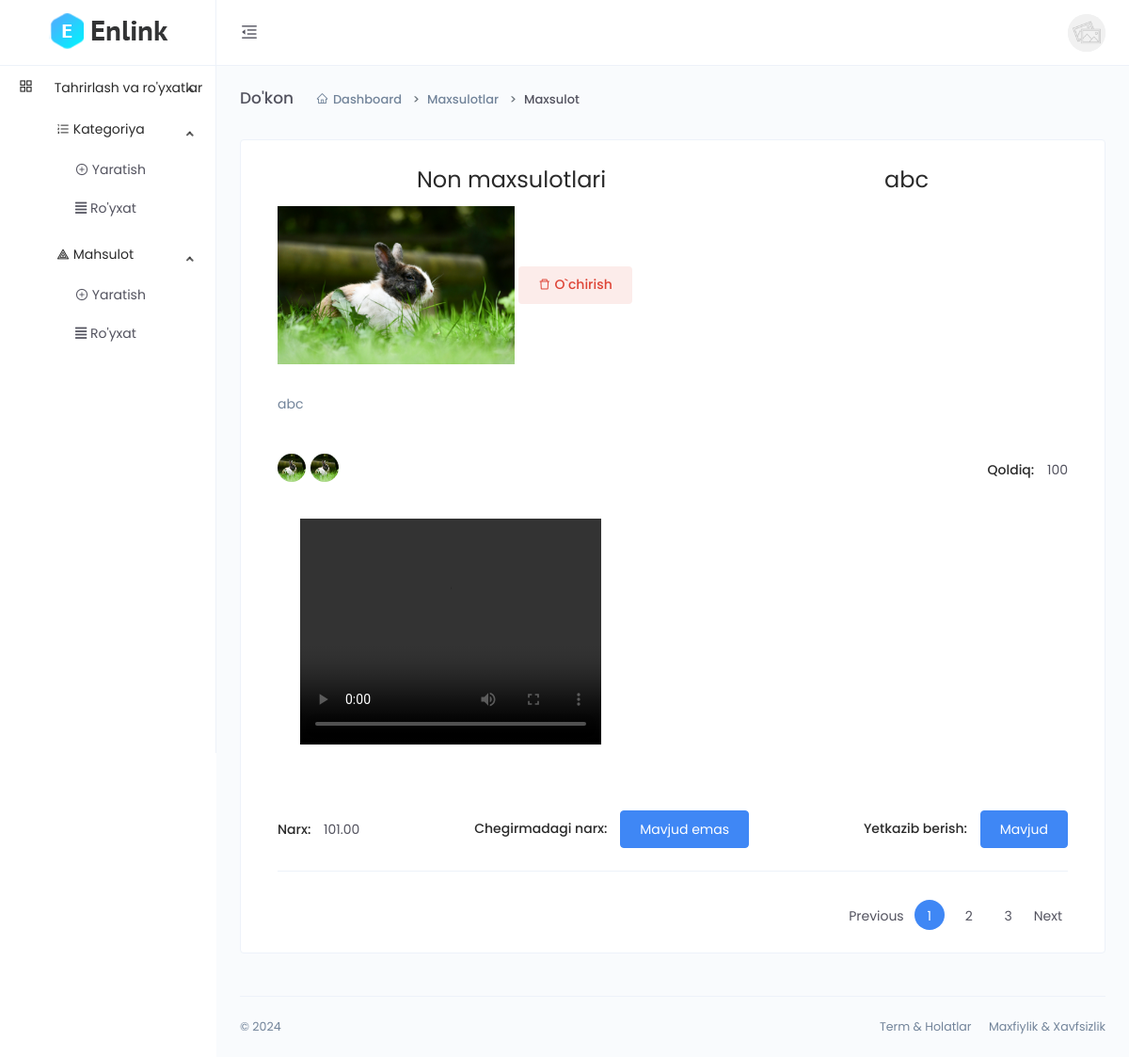
The page /dashboard/product-detail/7iX4QaMuB2pfUCj/ (signed in) on the database its author committed.
### main/models.py (models this page shows, shortened)
class CodeGenerate(models.Model):
    code = models.CharField(max_length=255, blank=True,unique=True)
    class Meta:
        abstract = True

class Product(CodeGenerate):
    category = models.ForeignKey(Category, on_delete=models.CASCADE)
    name = models.CharField(max_length=255)
    body = models.TextField()
    price = models.DecimalField(decimal_places=2, max_digits=10)
    discount_price = models.DecimalField(decimal_places=2, max_digits=10,
                                         blank=True, null=True)
    banner_img = models.ImageField(upload_to='banner-img/')
    quantity = models.IntegerField()
    delivery = models.BooleanField(default=False)

class Category(CodeGenerate):
    name = models.CharField(max_length=255, unique=True)

class ProductImg(models.Model):
    product = models.ForeignKey(Product, on_delete=models.CASCADE)
    img = models.ImageField(upload_to='img/')

class ProductVideo(models.Model):
    product = models.ForeignKey(Product, on_delete=models.CASCADE)
    video = models.FileField(upload_to='video', blank=True, null=True)
    link = models.URLField(null=True, blank=True)

### main/funcs.py (the view)
    def wrapper(request, *args, **kwargs):
        if request.user.is_staff:
            result=func(request, *args, **kwargs)
        else:
            return redirect('front:index')
        return result

### main/dashboard/views.py (called while the page is built)
@staff_required
def product_detail(request, code):
    queryset = models.Product.objects.get(code=code)
    images = models.ProductImg.objects.filter(product=queryset)
    reviews = models.Review.objects.filter(product=queryset)
    ratings = range(5,0,-1)
    videos = models.ProductVideo.objects.filter(product=queryset)
    context = {
          'queryset':queryset,
          'images':images,
          'reviews':reviews,
          'ratings':ratings,
          'videos':videos
    }
    return render(request, 'dashboard/product/detail.html', context)

### main/funcs.py (called while the page is built)
def staff_required(func):
    def wrapper(request, *args, **kwargs):
        if request.user.is_staff:
            result=func(request, *args, **kwargs)
        else:
            return redirect('front:index')
        return result
    return wrapper

### templates/dashboard/product/detail.html (shortened to what this page needs)
{% extends 'dashboard/base.html' %}
{% block content %}
<div class="main-content">
    <div class="page-header">
        <h2 class="header-title">Do'kon</h2>
        <div class="header-sub-title">
            <nav class="breadcrumb breadcrumb-dash">
                <a href="#" class="breadcrumb-item"><i class="anticon anticon-home m-r-5"></i>Dashboard</a>
                <a class="breadcrumb-item" href="#">Maxsulotlar</a>
                <span class="breadcrumb-item active">Maxsulot</span>
            </nav>
        </div>
    </div>
    <div class="card">
        <div class="card-body">
            <div class="container">
                <div class="d-flex justify-content-around" >
                    <h2 class="font-weight-normal m-b-10">{{queryset.category.name}}</h2>
                    <h2 class="font-weight-normal m-b-10">{{queryset.name}}</h2>
                </div>
                <div class="justify-content-around">
                    <img alt="" class="img-fluid w-30" src="{{queryset.banner_img.url}}" >
                    <button type="button"  class="btn btn-danger btn-tone m-r-5" data-toggle="modal" data-target=".bd-example-modal-sm"><i class="anticon anticon-delete"></i> O`chirish</button>
                </div>
                <div class="m-t-30">
                    <p>{{queryset.body}}</p>
                </div>
                <div class="d-md-flex m-t-30 align-items-center justify-content-between">
                    <div class="d-flex align-items-center m-t-10">
                        {% for i in images %}
                        <a class="m-r-5 m-b-5" href="javascript:void(0);" data-toggle="tooltip">
                            <div class="avatar avatar-image" style="width: 30px; height: 30px;">
                                <img src="{{i.img.url}}" alt="">
                            </div>
                        </a>
                        {% endfor %}
                    </div>
                    <div class="m-t-10">
                        <span class="font-weight-semibold m-r-10 m-b-5 text-dark">Qoldiq: </span>
                        <span>{{queryset.quantity}}</span>
                    </div>
                </div>
                <div class="d-flex align-items-center m-t-10">
                    {% for i in videos %}
                    <div class="card-body">
                        <video width="320" height="240" controls>
                            <source src="{{i.video.url}}" type="video/mp4">
                        </video>
                    </div>
                    {% endfor %}
                </div>
                <div class="d-md-flex m-t-30 align-items-center justify-content-between">
                    <div class="m-t-10">
                        <span class="font-weight-semibold m-r-10 m-b-5 text-dark">Narx: </span>
                        {% if queryset.discount_price %}
                        <span><s>{{queryset.price}}</s></span>
                        {% else %}
                        <span>{{queryset.price}}</span>
                        {% endif %}
                    </div>
                    <div class="m-t-10">
                        <span class="font-weight-semibold m-r-10 m-b-5 text-dark">Chegirmadagi narx: </span>
                        {% if queryset.discount_price %}
                        <span>{{queryset.discount_price}}</span>
                        {% else %}
                        <button class="btn btn-primary" >Mavjud emas</button>
                        {% endif %}
                    </div>
                    <div class="m-t-10">
                        <span class="font-weight-semibold m-r-10 m-b-5 text-dark">Yetkazib berish: </span>
                        {% if queryset.delivery %}
                        <button class="btn btn-primary" >Mavjud</button>
                        {% else %}
                        <button class="btn btn-danger" >Mavjud emas</button>
                        {% endif %}
                    </div>
                </div>
                <hr>
                <div class="m-t-30">
                    <nav>
                        <ul class="pagination justify-content-end">
                            <li class="page-item"><a class="page-link" href="#">Previous</a></li>
                            <li class="page-item active"><a class="page-link" href="#">1</a></li>
                            <li class="page-item"><a class="page-link" href="#">2</a></li>
                            <li class="page-item"><a class="page-link" href="#">3</a></li>
                            <li class="page-item"><a class="page-link" href="#">Next</a></li>
                        </ul>
                    </nav>
                </div>
            </div>
        </div>
    </div>
</div>
{% endblock %}

### rows shown on the page
Product: category.name "Non maxsulotlari", name "abc", banner_img (picture), body "abc", quantity "100", price "101.00"
ProductImg: img (picture)
ProductImg: img (picture)
